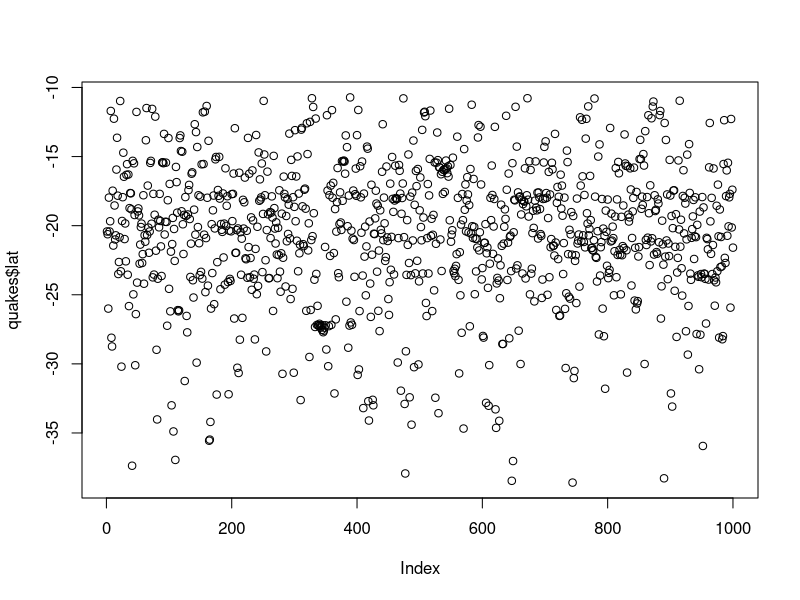
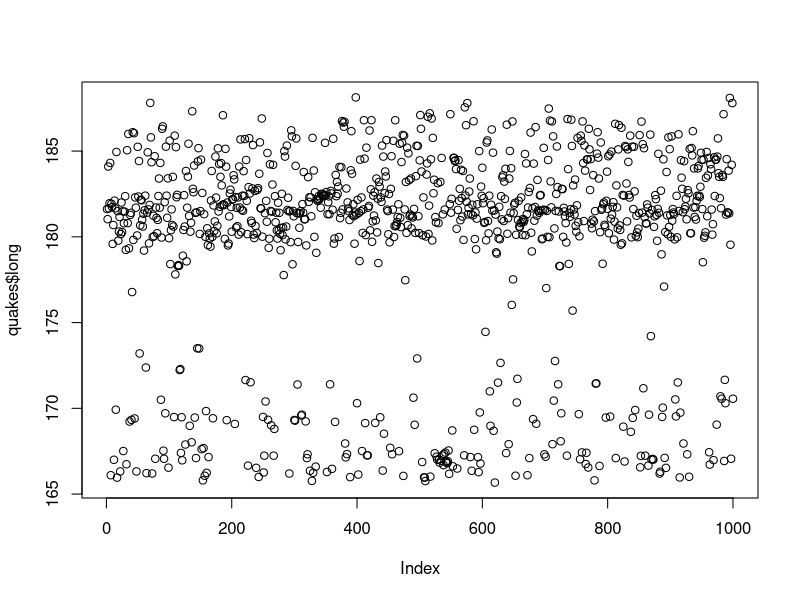
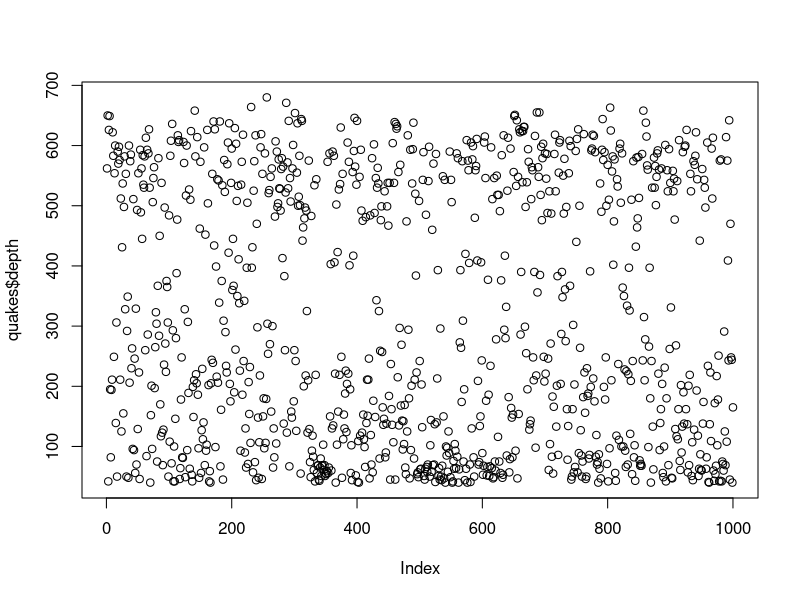
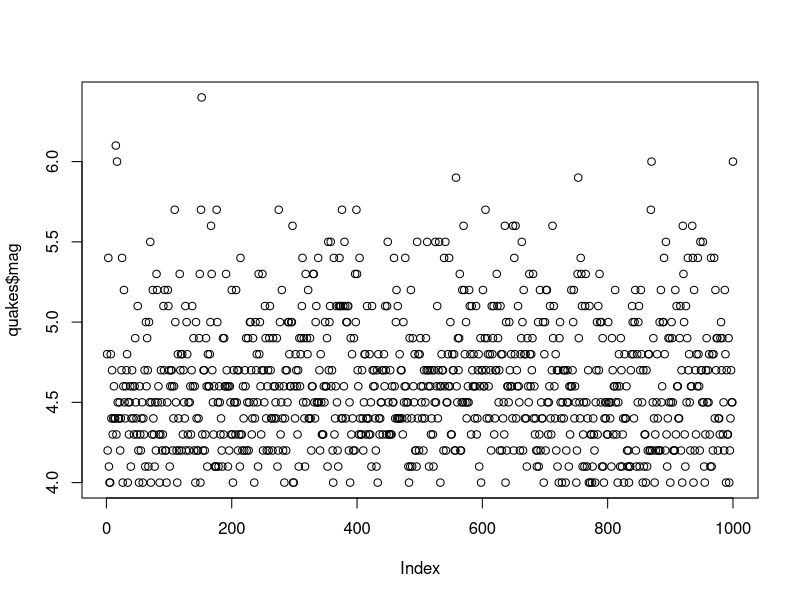
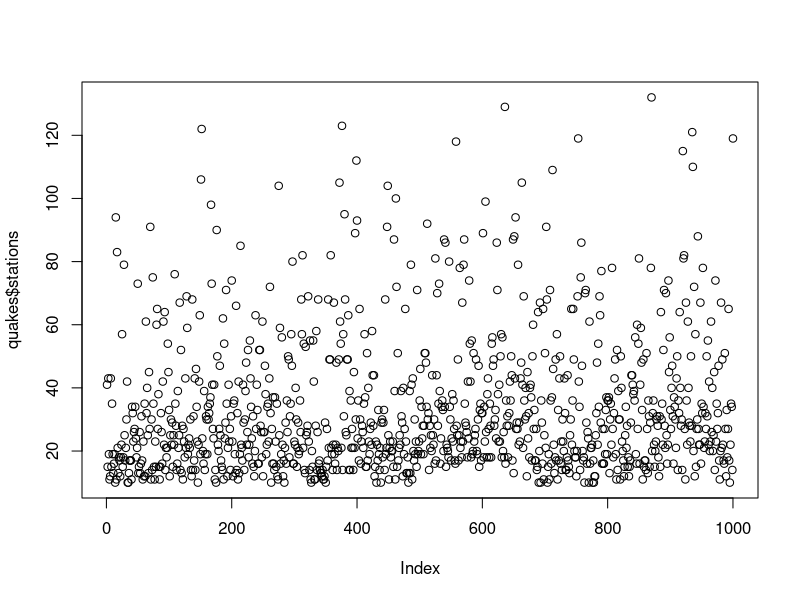
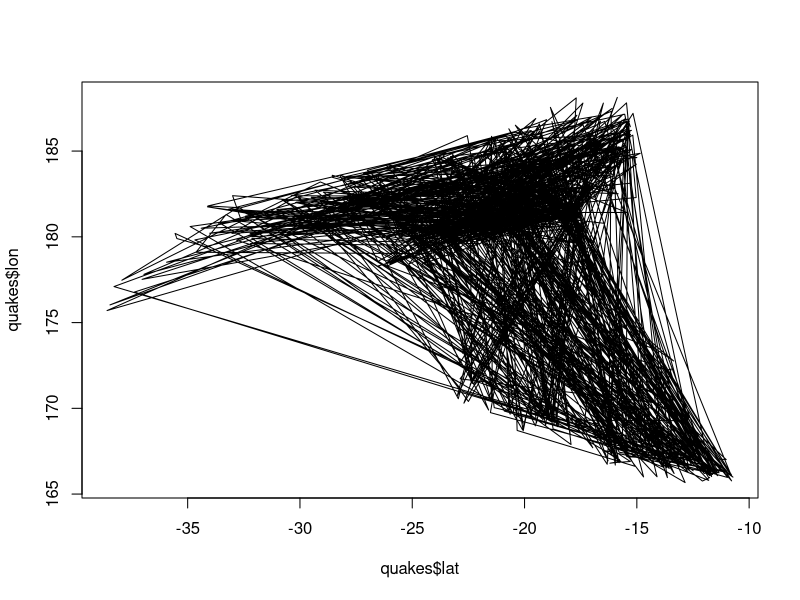
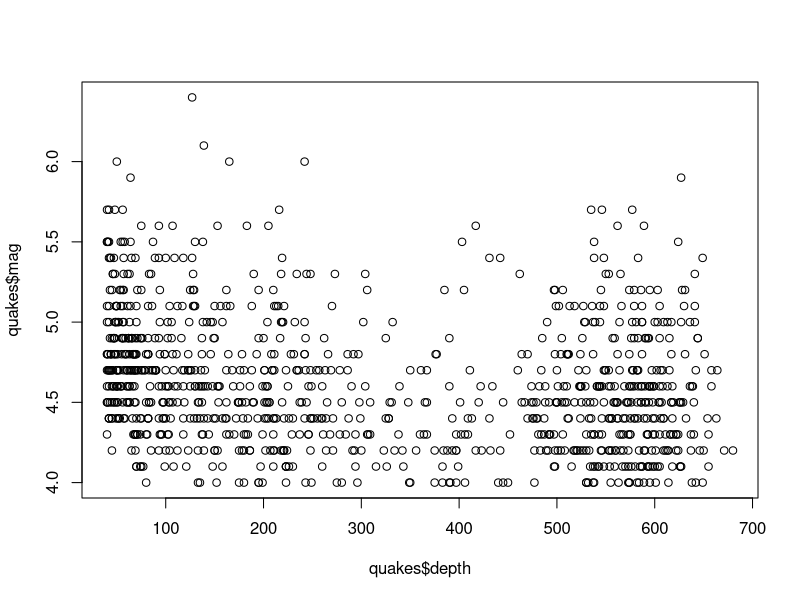
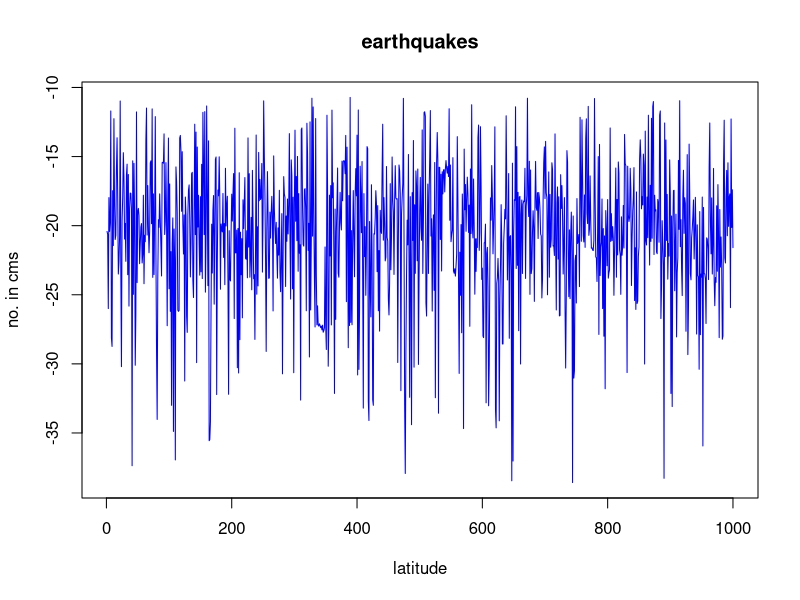

Here is the R script that generated these plots, in order: (Note: this script raises an error after producing the figures.)
#to extract dataset
e_quakes<-datasets::quakes
##top ten rows and last ten rows
head(quakes,10)
tail(quakes,10)
#for columns
quakes[ ,c(1,2)]
#to create data frame
df<-quakes[,c(-6)]
summary(quakes[-1])
summary(quakes[-3])
summary(quakes$lat)
####summary of the data to find mean ,median,max,min.
summary(quakes$long)
summary(quakes$depth)
summary(quakes$mag)
summary(quakes$stations)
summary(quakes)
#to plot ahh graph.
plot(quakes$lat)
plot(quakes$long)
plot (quakes$depth)
plot(quakes$mag)
plot(quakes$stations)
#for two objects at ah time and to plot type in graph
plot(quakes$lat,quakes$lon,type="l")
plot (quakes$depth,quakes$mag,type="p")
#to name xaxis and yaxis and to add colour and add both types too
plot(quakes$lat,xlab = 'latitude',ylab ='no. in cms' ,col='blue',main = 'earthquakes',type = "l")
plot(quakes$long,xlab = 'longitude',ylab = 'no. in cms',col="yellow",main = "earth quakes",type = "p")
plot(quakes$depth,xlab = "depth",ylab = "no. in cms",col="red",main = "earth quakes",type = "b")
#to plot for bar graph
barplot(quakes$mag,xlab = 'mag',ylab = "no. in cms",main = "earth quakes",col="orange",horiz = T,axes = F)
barplot(quakes$depth,xlab = "depth",ylab = "no. in cms",main = "earth quakes",col = 'pink',horiz=F,axes=t)
#to plot histogram graph
hist(quakes$lat)
hist(quakes$long)
hist(quakes$depth,col = "green",xlab = "depth",main = "earth quakes")
#single box plot
boxplot(quakes$lat,main = "BOX PLOTS",col = "orange")
boxplot(quakes$long,main = "BOX PLOT",col = "brown")
#double box plot
boxplot(quakes,main = "multiple boxplot")
boxplot(quakes[,1:4])
#margin of the grid(mar), 
#no of rows and columns(mfrow), 
#whether a border is to be included(bty) 
#and position of the 
#labels(las: 1 for horizontal, las: 0 for vertical)
#bty - box around the plot
par(mfrow=c(3,3),mar=c(2,5,2,1),  las=0, bty="o")

